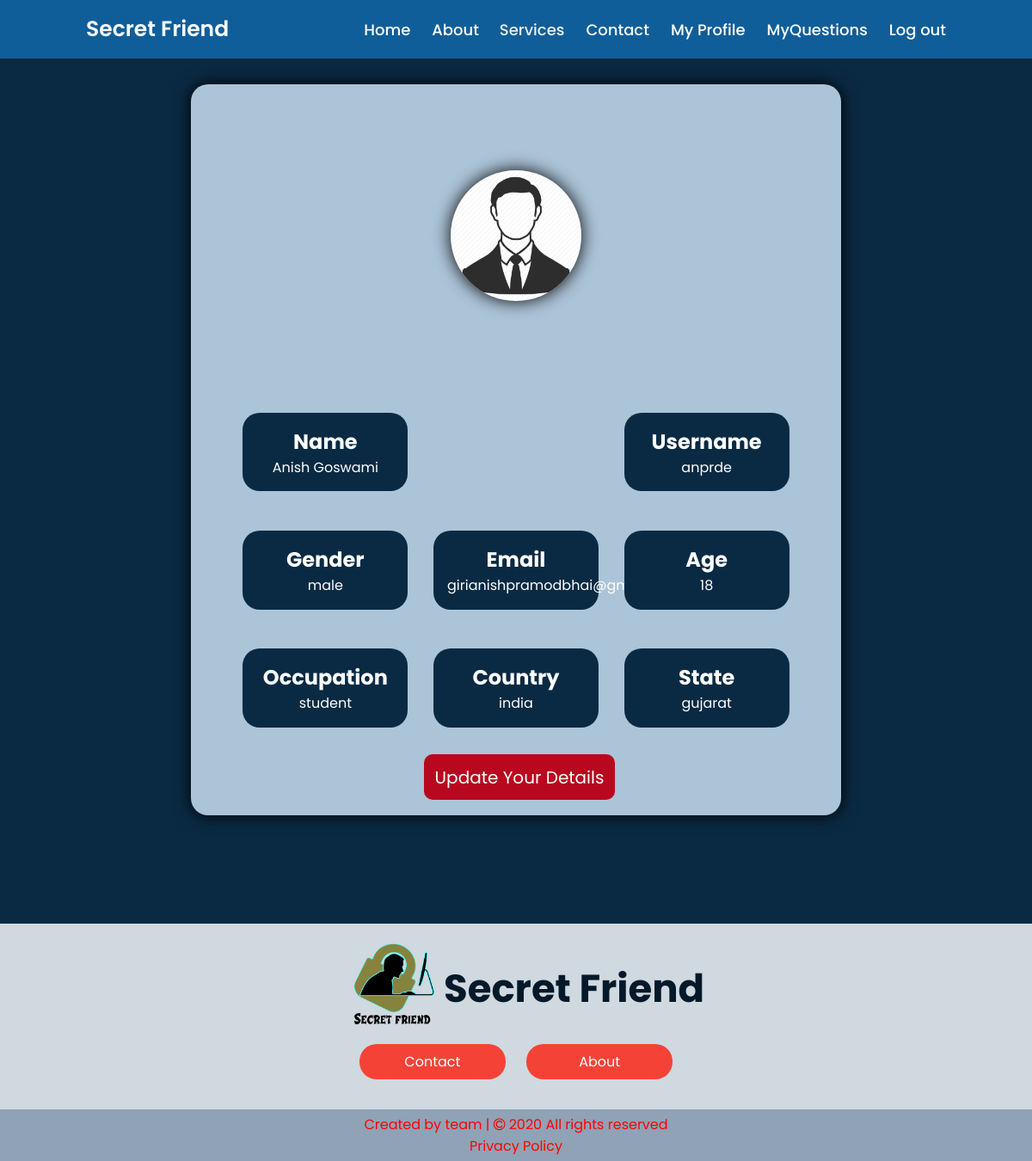
/myprofile.php (signed in), run on the app's committed database.
### tables this page shows
CREATE TABLE `userinfo` (
  `id` int(11) NOT NULL,
  `name` varchar(200) NOT NULL,
  `username` varchar(200) NOT NULL,
  `password` varchar(15) NOT NULL,
  `gender` varchar(11) NOT NULL,
  `email` varchar(200) NOT NULL,
  `age` int(11) NOT NULL,
  `occupation` text NOT NULL,
  `country` varchar(30) NOT NULL,
  `state` varchar(50) NOT NULL
);

### myprofile.php (the view, shortened to what this page needs)
<?php
$name = "";
$username = "";
$gender = "";
$email = "";
$age = "";
$occupation = "";
$country = "";
$state = "";
if (isset($_SESSION["username"])) {
    require_once "config.php";
    $sql = "SELECT * FROM userinfo WHERE username = ?";
    $stmt = mysqli_prepare($link, $sql);
    mysqli_stmt_bind_param($stmt, "s", $param_username);
    if (mysqli_stmt_execute($stmt)) {
        $result = mysqli_stmt_get_result($stmt);
        $row = mysqli_fetch_array($result, MYSQLI_ASSOC);
        $name = $row["name"];
        $username = $row["username"];
        $gender = $row["gender"];
        $email = $row["email"];
        $age = $row["age"];
        $occupation = $row["occupation"];
        $country = $row["country"];
        $state = $row["state"];
    } else {
        echo "Try after some time";
    }
} else {
    $_SESSION['username'] = "";
    echo "First login yourself";
}
?>
<!DOCTYPE html>
<html lang="en">
<head>
    <link rel="stylesheet" href="myprofile.css?v=<?php echo time(); ?>" >
    <link rel="stylesheet"
        href="https://cdn.jsdelivr.net/npm/@fortawesome/fontawesome-free@5.15.3/css/fontawesome.min.css"
>
    <link rel="stylesheet" href="https://stackpath.bootstrapcdn.com/font-awesome/4.7.0/css/font-awesome.min.css">
</head>
<body>
<nav class="navbar">
        <div class="content1">
            <div class="logo">
                <a href="#">Secret Friend</a>
            </div>
            <ul class="menu-list">
                <li><a href="home.html">Home</a></li>
                <li><a href="about.html">About</a></li>
                <li id="d">Services
                </li>
                <li><a href="contact.php">Contact</a></li>
                <li><a href="myprofile.php">My Profile</a></li>
                <li><a href="myquestion.php">MyQuestions</a></li>
                <li><a href="logout.php">Log out</a></li>
            </ul>
        </div>
    </nav>
    <div class="about">
        <div class="content">
            <div class="container">
                <div class="image">
                    <?php
                    if ($gender == "male") {
                        echo '<img src="user2.png" />';
                    } else if ($gender == "female") {
                        echo '<img src="user3.jpg" />';
                    } else {
                        echo '<img src="user3.png" />';
                    }
                    ?>
                </div>
                <div class="details">
                    <div class="det1">
                        <div class="info">
                            <h2>Name </h2>
                            <p><?php echo $name; ?></p>
                        </div>
                        <div class="info">
                            <h2>Username </h2>
                            <p><?php echo $username; ?></p>
                        </div>
                    </div>
                    <div class="det2">
                        <div class="info">
                            <h2>Gender </h2>
                            <p><?php echo $gender; ?></p>
                        </div>
                        <div class="info">
                            <h2>Email </h2>
                            <p><?php echo $email; ?></p>
                        </div>
                        <div class="info">
                            <h2>Age </h2>
                            <p><?php echo $age; ?></p>
                        </div>
                    </div>
                    <div class="det3">
                        <div class="info">
                            <h2>Occupation </h2>
                            <p><?php echo $occupation; ?></p>
                        </div>
                        <div class="info">
                            <h2>Country </h2>
                            <p><?php echo $country; ?></p>
                        </div>
                        <div class="info">
                            <h2>State </h2>
                            <?php echo $state; ?>
                        </div>
                    </div>
                    <button  class="btn btn-primary"><a href='verify_password.php'> Update Your Details </a></button>
                </div>
            </div>
        </div>
    </div>
    <footer>
        <div class="logo2">
            <img src="logo1.png" class="i1">
            <h2>Secret Friend</h2>
        </div>
        <div class="button">
            <a href="contact.php">Contact</a>
            <a href="about.html">About</a>
        </div>
        <div class="last">
            <p>Created by team | <i class="fa fa-copyright" aria-hidden="true"></i> 2020 All rights reserved</p>
            <p>Privacy Policy</p>
        </div>
    </footer>
</body>
</html>

### myprofile.css (style rules this page uses)
* { font-family: "Poppins", sans-serif; margin: 0; padding: 0; }
.content1 { max-width: 1450px; margin: auto; padding: 0 30px; }
.navbar { width: 100%; z-index: 2; padding: 15px 0px; transition: all 0.3s ease; background-color: #105e99; opacity: 1; }
.navbar .content1 { display: flex; align-items: center; justify-content: space-between; padding: 0 100px; }
.navbar .logo a { color: #fff; font-size: 25px; font-weight: 600; text-decoration: none; }
.navbar .menu-list { display: inline-flex; }
.menu-list li { list-style: none; }
.menu-list li a { color: #fff; font-size: 18px; font-weight: 500; margin-left: 25px; text-decoration: none; transition: all 0.3s ease; }
.menu-list #d { margin-left: 24px; color: #eef2f5; font-size: 18px; font-weight: 500; }
body { background-color: #0a2a43; }
.container { display: flex; flex-direction: column; margin-left: auto; margin-right: auto; width: 70%; text-align: center; background-color: darkkhaki; box-sizing: border-box; border-radius: 20px; background-color: rgb(172, 196, 216); box-shadow: 0 0 20px 0 rgba(0, 0, 0, 1); }
.btn a { margin-top: 10px; height: 30px; width: 170px; margin-left: 8px; background-color: rgb(184, 8, 31); border-radius: 10px; color: white; border: none; padding: 5%; text-decoration: none; font-size: 150%; }
.btn { background: none; border: none; outline: none; width: 250px; margin: 20px auto; }
.image img { height: 30vh; margin: 100px auto; background: white; border-radius: 130px; box-shadow: 0 0 20px 0 rgba(0, 0, 0, 1); }
.details { margin-bottom: 10px; display: flex; flex-direction: column; justify-content: space-between; }
.det1 { display: flex; justify-content: space-between; width: 90%; margin: auto; padding: 3%; box-sizing: border-box; }
.det2 { display: flex; justify-content: space-between; width: 90%; margin: auto; padding: 3%; box-sizing: border-box; }
.det3 { display: flex; justify-content: space-between; width: 90%; margin: auto; padding: 3%; box-sizing: border-box; }
.info { padding: 2.5%; width: 200px; border-radius: 20px; text-align: center; background: #0a2a43; color: white; }
.about { padding: 30px 0; }
@media (max-width: 1230px) { .content { padding: 0 60px; } }
@media (max-width: 1230px) { .image img { height: 19vh; } }
@media (max-width: 1230px) { .info { width: 160px; } }
footer { background: #d0d8e0; margin-top: 8%; }
.logo2 { display: flex; }
.logo2 img { width: 10%; height: 10%; margin-left: 33%; }
.logo2 h2 { font-size: 45px; margin-top: 3.5%; color: #041929; }
.button { text-align: center; }
.button a { position: relative; display: inline-block; padding: 8px 20px; background: #f44336; margin: 20px 10px; margin-bottom: 35px; border-radius: 20px; text-decoration: none; font-weight: 400; color: #fff; transition: 0.7s; width: 130px; }
.last { background: #8fa2b6; padding: 5px; text-align: center; color: red; }

### data on the page
userinfo: name "Anish Goswami", username "anprde", gender "male", email "girianishpramodbhai@gmail.com", age "18", occupation "student", country "india", state "gujarat"
